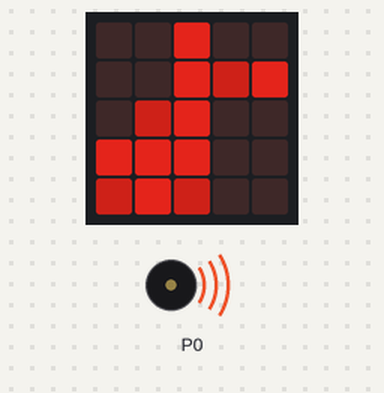
The program below on a simulated BBC micro:bit running MicroPython. Shown: the board's 5×5 LED display, buzzer (waves = sounding). Dim RGB values are drawn brighter than linear. At 16.0 s the program stops and its outputs stay as they are.

Above: at 0.24 s.
At 16.0 s:
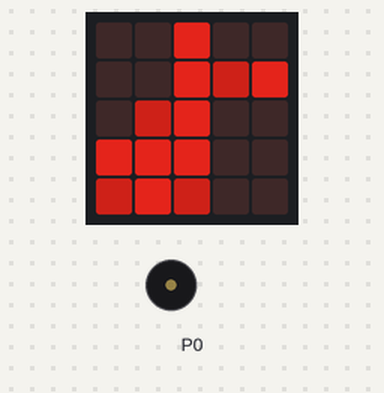
Timing chart, 0 to 17.5 s (numbered marks = the images above):
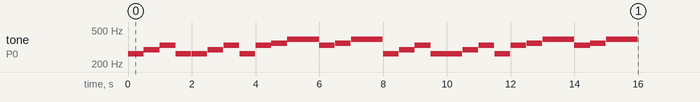

Measured:
- by itself, tone on P0: plays 262 Hz for 0.49 s, 294 Hz for 0.49 s, 330 Hz for 0.49 s, 262 Hz for 0.49 s, 262 Hz for 0.49 s, 294 Hz for 0.49 s … (28 notes in this stretch)

The program:

03_-_freres_jacques.py
```python
from microbit import *

import music

note = Image (
"00600:"
"00646:"
"04600:"
"66600:"
"46400"

)

display.show(note)

tune = ["C4:4", "D4:4", "E4:4", "C4:4", "C4:4", "D4:4", "E4:4", "C4:4",
        "E4:4", "F4:4", "G4:8", "E4:4", "F4:4", "G4:8"]
music.play(tune)

# or

tune = ["C4:4", "D", "E", "C", "C", "D", "E", "C", "E", "F", "G:8",
        "E:4", "F", "G:8"]
music.play(tune)
```
